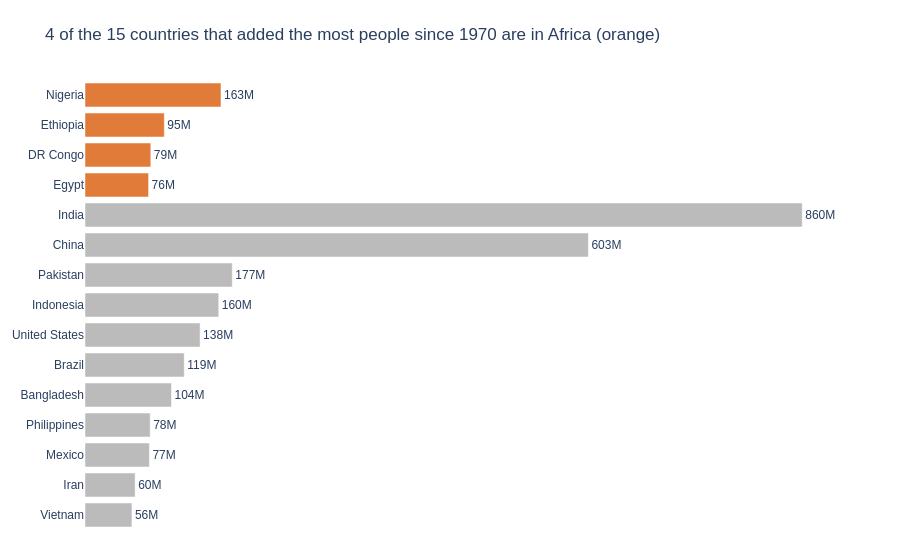

The cell this chart's notebook holds for it:
### Markdown cell above
**Chart choice & justification:** *Which chart did you choose, and why? Justify design choices.

A sorted horizontal bar chart is the clearest way to rank countries, and the long country names fit well on the y-axis. The bars are sorted from largest to smallest, the African countries are orange and all others grey, so the number of African countries can be seen at a glance. The values are written on the bars, so I removed the x-axis, the gridlines and the legend.

### Code cell
# Q2
df['Added'] = df['2022 Population'] - df['1970 Population']
df['Added (millions)'] = df['Added'] / 1e6

top15 = df.nlargest(15, 'Added').sort_values('Added')       # ascending, so the largest is at the top
n_africa = (top15['Continent'] == 'Africa').sum()
top15['Group'] = np.where(top15['Continent'] == 'Africa', 'Africa', 'Other continents')

fig = px.bar(
    top15, x='Added (millions)', y='Country', orientation='h',
    color='Group', color_discrete_map={'Africa': ACCENT, 'Other continents': GREY},
    text='Added (millions)',
    template='plotly_white', height=550, width=900
)

fig.update_traces(texttemplate='%{text:.0f}M', textposition='outside', cliponaxis=False)

fig.update_layout(
    title=f"{n_africa} of the 15 countries that added the most people since 1970 are in Africa (orange)",
    showlegend=False,
    xaxis=dict(visible=False),
    yaxis_title=None,
    margin=dict(l=20, r=60, t=80, b=20),
    font=dict(family='Arial', size=12)
)

fig.show()

### Figure 1 — Plotly figure (JSON) as saved in the notebook; plotly's stock layout.template omitted (floating-point values rounded to 4 significant figures)
{"data": [{"alignmentgroup": "True", "cliponaxis": false, "hovertemplate": "Group=Other continents<br>Added (millions)=%{text}<br>Country=%{y}<extra></extra>", "legendgroup": "Other continents", "marker": {"color": "#BBBBBB", "pattern": {"shape": ""}}, "name": "Other continents", "offsetgroup": "Other continents", "orientation": "h", "showlegend": true, "text": [56.26, 60.1, 77.21, 78.12, 103.6, 118.9, 138.0, 160.3, 176.5, 603.4, 859.7], "textposition": "outside", "texttemplate": "%{text:.0f}M", "type": "bar", "x": [56.26, 60.1, 77.21, 78.12, 103.6, 118.9, 138.0, 160.3, 176.5, 603.4, 859.7], "xaxis": "x", "y": ["Vietnam", "Iran", "Mexico", "Philippines", "Bangladesh", "Brazil", "United States", "Indonesia", "Pakistan", "China", "India"], "yaxis": "y"}, {"alignmentgroup": "True", "cliponaxis": false, "hovertemplate": "Group=Africa<br>Added (millions)=%{text}<br>Country=%{y}<extra></extra>", "legendgroup": "Africa", "marker": {"color": "#E07B39", "pattern": {"shape": ""}}, "name": "Africa", "offsetgroup": "Africa", "orientation": "h", "showlegend": true, "text": [76.21, 78.86, 95.07, 163.0], "textposition": "outside", "texttemplate": "%{text:.0f}M", "type": "bar", "x": [76.21, 78.86, 95.07, 163.0], "xaxis": "x", "y": ["Egypt", "DR Congo", "Ethiopia", "Nigeria"], "yaxis": "y"}], "layout": {"barmode": "relative", "font": {"family": "Arial", "size": 12}, "height": 550, "legend": {"title": {"text": "Group"}, "tracegroupgap": 0}, "margin": {"b": 20, "l": 20, "r": 60, "t": 80}, "showlegend": false, "title": {"text": "4 of the 15 countries that added the most people since 1970 are in Africa (orange)"}, "width": 900, "xaxis": {"anchor": "y", "domain": [0, 1], "title": {"text": "Added (millions)"}, "visible": false}, "yaxis": {"anchor": "x", "domain": [0, 1], "title": {}}}}
